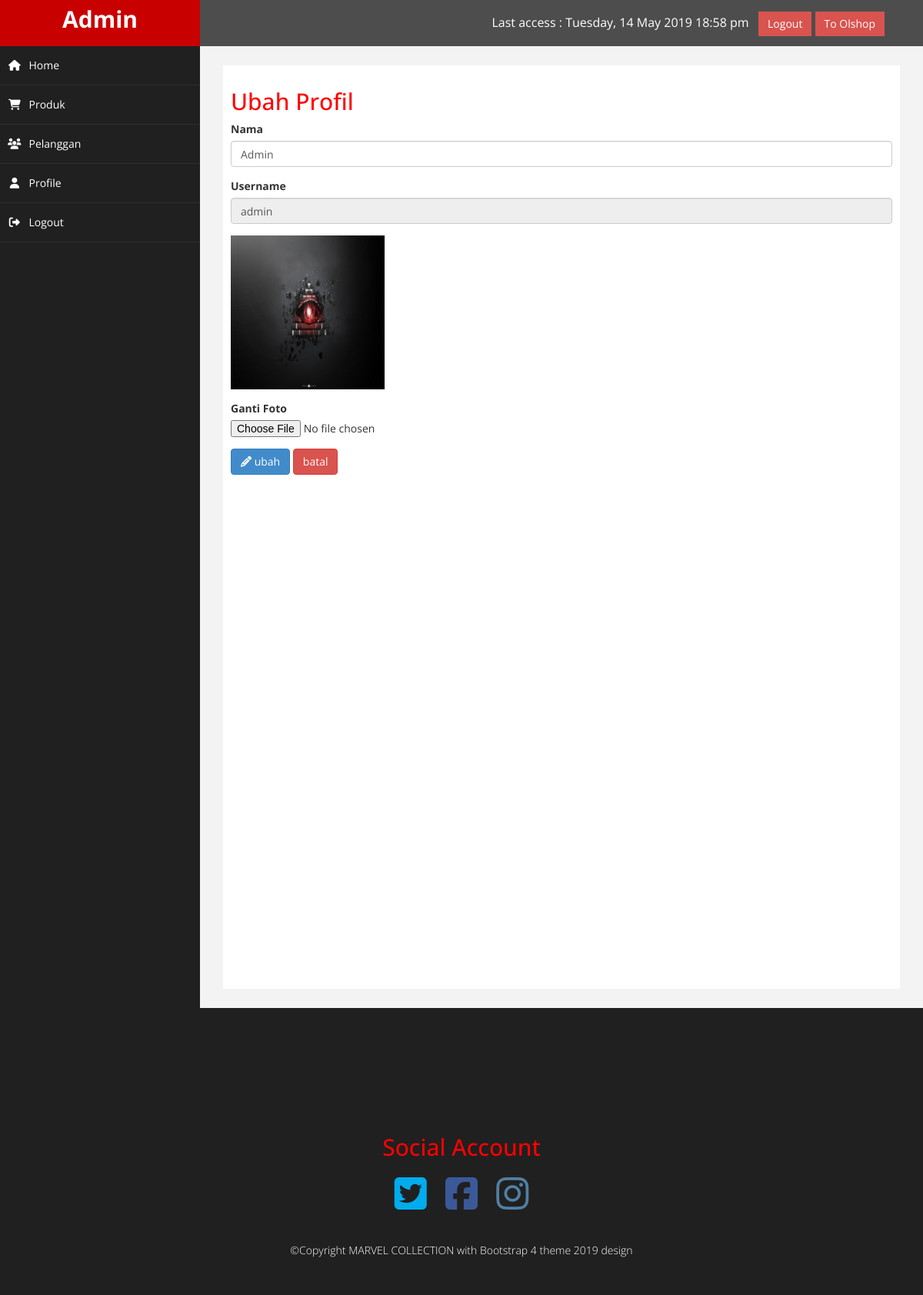
The page /on-admin/index.php?page=ubah_profil&id=1 (signed in) on the database its author committed.
### tables this page shows
CREATE TABLE `users` (
  `id_user` int(10) UNSIGNED NOT NULL,
  `nama` varchar(200) NOT NULL,
  `username` varchar(200) NOT NULL,
  `password` text NOT NULL,
  `level_user` varchar(150) NOT NULL DEFAULT 'member',
  `foto_profil` varchar(100) NOT NULL DEFAULT 'admin.jpg'
);

### on-admin/ubah_profil.php (the view, shortened to what this page needs)
<h2>Ubah Profil</h2>
<?php
$query = mysqli_query($dbconnect, "SELECT * FROM users WHERE id_user = '$_GET[id]'");
$row = mysqli_fetch_assoc($query);
?>
<form method="post" enctype="multipart/form-data" role="form">
    <div class="form-group">
        <label>Nama</label>
        <input type="text" name="nama" class="form-control" value="<?= $row['nama'] ?>">
    </div>
    <div class="form-group">
        <label>Username</label>
        <input type="text" name="username" class="form-control" value="<?= $row['username'] ?>" readonly>
    </div>
    <div class="form-group">
        <img src="../foto_profil/<?= $row['foto_profil'] ?>" width="200">
    </div>
    <div class="form-group">
        <label>Ganti Foto</label>
        <input type="file" name="foto">
    </div>
    <button class="btn btn-primary" onClick="return konfirmasi();" name="ubah"><i class="fa fa-pencil"></i> ubah</button>
    <a href="?page=profil&id=<?= $row['id_user'] ?>"><span class="btn btn-danger ">batal</></a>
</form>

### on-admin/assets/css/custom.css (style rules this page uses)
body { font-family: 'Open Sans', sans-serif; }
h2 { color: #f00; }

### on-admin/ubah_profil.php (style rules this page uses)
form { margin-bottom: 20px; }
a { text-decoration: none; color: white; }

### rows shown on the page
users: nama "Admin", username "admin", foto_profil (picture)

### other values the page prints
$_SESSION['nama'] "Admin"
$date "Tuesday, 14 May 2019 18:58 pm"
